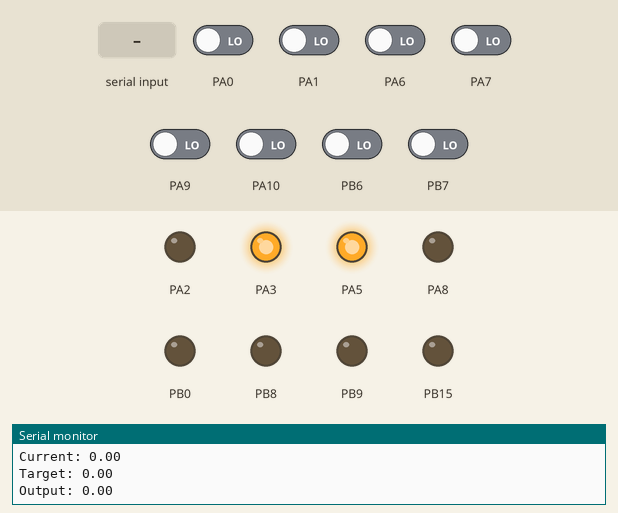
Simulated run of this sketch. Board: STM32 Blue Pill. Shown: output pins drawn as LEDs (lit = HIGH), the last lines printed to the serial monitor. Inputs (shaded band) come from the test bench; at power-on: PA0, PA1, PA6, PA7, PA9, PA10, PB6, PB7 LOW.

Above: at 1.2 s.
1.3 s: "30,150\n" received over Serial
At 3.5 s:
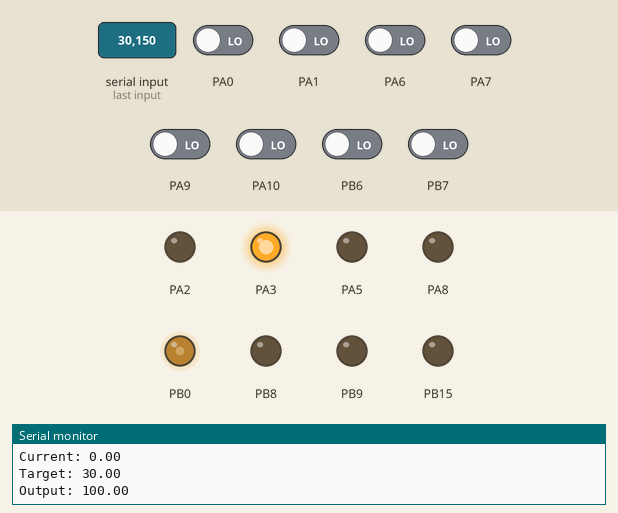
Timing chart, 0 to 5.0 s (numbered marks = the images above; inputs shaded):
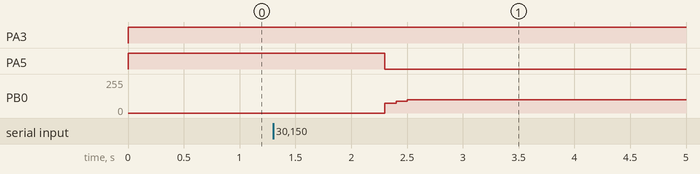

The sketch:

Driver.ino
```cpp
#include <PID_v1.h>

/**
 * GLOBAL VARIABLE INITIALIZATION
 */

/* Joint variable structure */
struct joint {
  int servoPin; // Pin to control the power in the motor driver using PWM
  int dir; // Pin to set the direction of rotation in the motor drive
  int encA; // Encoder A pin of the quadrature encoder
  int encB; // Encoder B pin of the quadrature encoder
  volatile long enc_count; // The count variable for the encoder
  double current_angle; // The current angle of the motor shaft in degree
  double target_angle; // The target angle of the motor shaft given as input in degree
  uint8_t enc_val; // current and previous encoder value
  double encoder_factor; // The constant to be multiplied to encoder value to get the position in degrees
  bool forwardDirection; // Sets the direction to turn when positive or negative error occurs
  double pwmSpeed;
};

/* Joint 1 */
joint motor1 = {PB8, PB9, PB6, PB7, 0, 0, 0, 0, 0.0025, HIGH, 0};
/* Joint 2 */
joint motor2 = {PA8, PB15, PA9, PA10, 0, 0, 0, 0, 0.005, HIGH, 0};
/* Joint 3 */
joint motor3 = {PA2, PA3, PA1, PA0, 0, 0, 0, 0, (double)360/29520, LOW, 0};
/* Joint 4 */
joint motor4 = {PB0, PA5, PA6, PA7, 0, 0, 0, 0, (double)360/29520, LOW, 0};


/* Initialize PID controllers */
double Kp=2, Ki=5, Kd=1;
double m1Small, m1Large, m4Small, m4Large;
PID myPID1(&m1Small, &motor1.pwmSpeed, &m1Large, Kp, Ki, Kd, DIRECT);
PID myPID4(&m4Small, &motor4.pwmSpeed, &m4Large, Kp, Ki, Kd, DIRECT);

/* String to decode the input command */
String readStr;

/* DEBUG Variables */
volatile long timestamp=0;

/**
 * Quadrature ENCODER Interrupt Service Routine
 */

/* Quadrature decoder for PB6 and PB7 pins */
void joint1ISR()
{
  static int8_t lookup_table[] = {0, -1, 1, 0, 1, 0, 0, -1, -1, 0, 0, 1, 0, 1, -1, 0};

  motor1.enc_val = motor1.enc_val << 2;
  motor1.enc_val = motor1.enc_val | ((GPIOB->regs->IDR & 0b11000000)>>6);

  motor1.enc_count = motor1.enc_count + lookup_table[motor1.enc_val & 0b1111];
}

/* Quadrature decoder for PA9 and PA10 pins */
void joint2ISR()
{
  static int8_t lookup_table[] = {0, -1, 1, 0, 1, 0, 0, -1, -1, 0, 0, 1, 0, 1, -1, 0};

  motor2.enc_val = motor2.enc_val << 2;
  motor2.enc_val = motor2.enc_val | ((GPIOA->regs->IDR & 0b11000000000)>>9);

  motor2.enc_count = motor2.enc_count + lookup_table[motor2.enc_val & 0b1111];
}

/* Quadrature decoder for PA0 and PA1 pins */
void joint3ISR()
{
  static int8_t lookup_table[] = {0, -1, 1, 0, 1, 0, 0, -1, -1, 0, 0, 1, 0, 1, -1, 0};

  motor3.enc_val = motor3.enc_val << 2;
  motor3.enc_val = motor3.enc_val | (GPIOA->regs->IDR & 0b11);

  motor3.enc_count = motor3.enc_count + lookup_table[motor3.enc_val & 0b1111];
}

/* Quadrature decoder for PA6 and PA7 pins */
void joint4ISR()
{
  static int8_t lookup_table[] = {0, -1, 1, 0, 1, 0, 0, -1, -1, 0, 0, 1, 0, 1, -1, 0};

  motor4.enc_val = motor4.enc_val << 2;
  motor4.enc_val = motor4.enc_val | ((GPIOA->regs->IDR & 0b11000000)>>6);

  motor4.enc_count = motor4.enc_count + lookup_table[motor4.enc_val & 0b1111];
}

void setup()
{
  // Attach pins to interrupt service routine
  attachInterrupt(digitalPinToInterrupt(motor1.encA), joint1ISR, CHANGE);
  attachInterrupt(digitalPinToInterrupt(motor1.encB), joint1ISR, CHANGE);
  attachInterrupt(digitalPinToInterrupt(motor2.encA), joint2ISR, CHANGE);
  attachInterrupt(digitalPinToInterrupt(motor2.encB), joint2ISR, CHANGE);
  attachInterrupt(digitalPinToInterrupt(motor3.encA), joint3ISR, CHANGE);
  attachInterrupt(digitalPinToInterrupt(motor3.encB), joint3ISR, CHANGE);
  attachInterrupt(digitalPinToInterrupt(motor4.encA), joint4ISR, CHANGE);
  attachInterrupt(digitalPinToInterrupt(motor4.encB), joint4ISR, CHANGE);

  // Setup all PWM Pins and Direction pins
  pinMode(motor1.servoPin, OUTPUT);
  pinMode(motor1.dir, OUTPUT);
  pinMode(motor2.servoPin, OUTPUT);
  pinMode(motor2.dir, OUTPUT);
  pinMode(motor3.servoPin, OUTPUT);
  pinMode(motor3.dir, OUTPUT);
  pinMode(motor4.servoPin, OUTPUT);
  pinMode(motor4.dir, OUTPUT);

  // Begin Serial Communication on USB port
  Serial.begin(115200);

  // Turn on PID controllers
  myPID1.SetMode(AUTOMATIC);
  myPID4.SetMode(AUTOMATIC);
  myPID1.SetOutputLimits(0, 20);
  myPID4.SetOutputLimits(0, 100);

  // Intitailize PID variables
  m1Small = m1Large = m4Small = m4Large = 0;
}

void PIDControl(joint* ob, PID* myPID){
  // Set the direction of motor based on the target angle
  int diff;
  diff = (*ob).current_angle - (*ob).target_angle;
  if (diff < 0)
  {
    digitalWrite((*ob).dir, (*ob).forwardDirection);
  }
  else
  {
    digitalWrite((*ob).dir, !(*ob).forwardDirection);
  }
  // If the target and current angles are not equal power the motor using PID controller
  (*myPID).Compute();
  analogWrite((*ob).servoPin, (*ob).pwmSpeed);
}

void PWMControl(joint* ob){
  // Set the direction of motor based on the target angle
  int diff;
  diff = (*ob).current_angle - (*ob).target_angle;
  if (diff < 0)
  {
    digitalWrite((*ob).dir, (*ob).forwardDirection);
    diff = diff * -1;
  }
  else
  {
    digitalWrite((*ob).dir, !(*ob).forwardDirection);
  }

  // If the target and current angles are not equal power the motor using PWM
  if(diff > 0.1)
  {
    analogWrite((*ob).servoPin, 10);
  }
  else
  {
    analogWrite((*ob).servoPin, 0);
  }
}

void loop()
{
  if(millis()-timestamp>1000)
  {
    timestamp = millis();
    Serial.println("In Loop");
    Serial.print("Current: ");
    Serial.println(motor4.current_angle);
    Serial.print("Target: ");
    Serial.println(motor4.target_angle);
    Serial.print("Output: ");
    Serial.println(motor4.pwmSpeed);
  }

  /* Check for input */
  while (Serial.available()) // TODO: Implement timeout to prevent getting stuck
  {
    readStr = Serial.readString();
    motor4.target_angle = readStr.toInt();
    // TODO: Fill up for all angles from input by seperation
  }
  //motor1.target_angle = 10;
  //motor2.target_angle = 10;
  //motor3.target_angle = 10;
  //motor4.target_angle = 10;

  /* Update all current angle using the encoder count */
  motor1.current_angle = (double)motor1.enc_count * motor1.encoder_factor;
  motor2.current_angle = (double)motor2.enc_count * motor2.encoder_factor;
  motor3.current_angle = (double)motor3.enc_count * motor3.encoder_factor;
  motor4.current_angle = (double)motor4.enc_count * motor4.encoder_factor;

  if(motor1.current_angle > motor1.target_angle)
  {
    m1Small = motor1.target_angle;
    m1Large = motor1.current_angle;
  }
  else
  {
    m1Large = motor1.target_angle;
    m1Small = motor1.current_angle;
  }

  if(motor4.current_angle > motor4.target_angle)
  {
    m4Small = motor4.target_angle;
    m4Large = motor4.current_angle;
  }
  else
  {
    m4Large = motor4.target_angle;
    m4Small = motor4.current_angle;
  }

  PIDControl(&motor1, &myPID1);
  PWMControl(&motor2);
  PWMControl(&motor3);
  PIDControl(&motor4, &myPID4);

}
```

Measured:
- after the input at 1.3 s, PA5: HIGH → LOW after 1.0 s; PB0: 0/255 → 75/255 after 1.0 s, → 90/255 0.10 s later, → 100/255 0.10 s later
